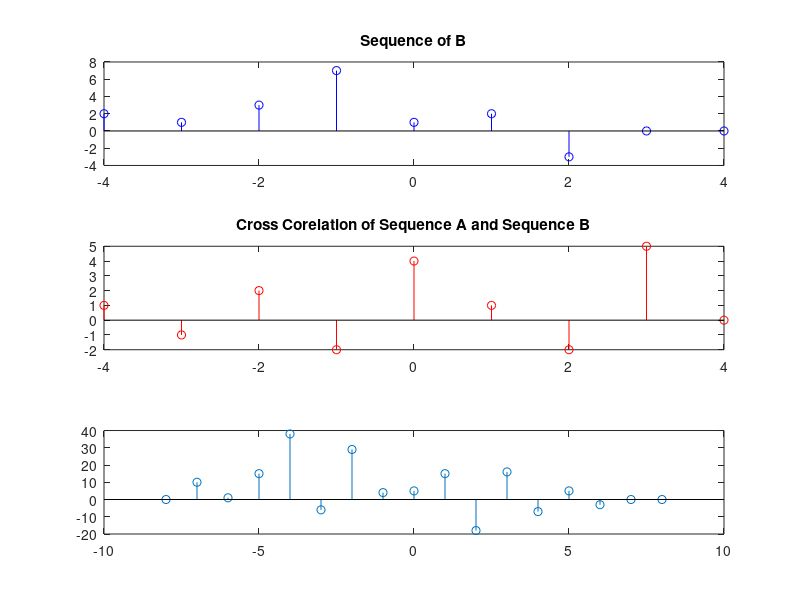

MATLAB code for this plot:
clc;
close all;
clear all;

A = [ 2 1 3 7 1 2 -3 0 0 ];
B = [ 1 -1 2 -2 4 1 -2 5 0 ];
n = -4 : 4;
x = xcorr(A,B);
title('Sequence of A');
subplot(3,1,1);
stem(n,A,'b');

title('Sequence of B');
subplot(3,1,2);
n1 = -4:4;
stem(n1,B,'r');

title('Cross Corelation of Sequence A and Sequence B');
subplot(3,1,3);
n2 = -8:8;
stem(n2,x);
